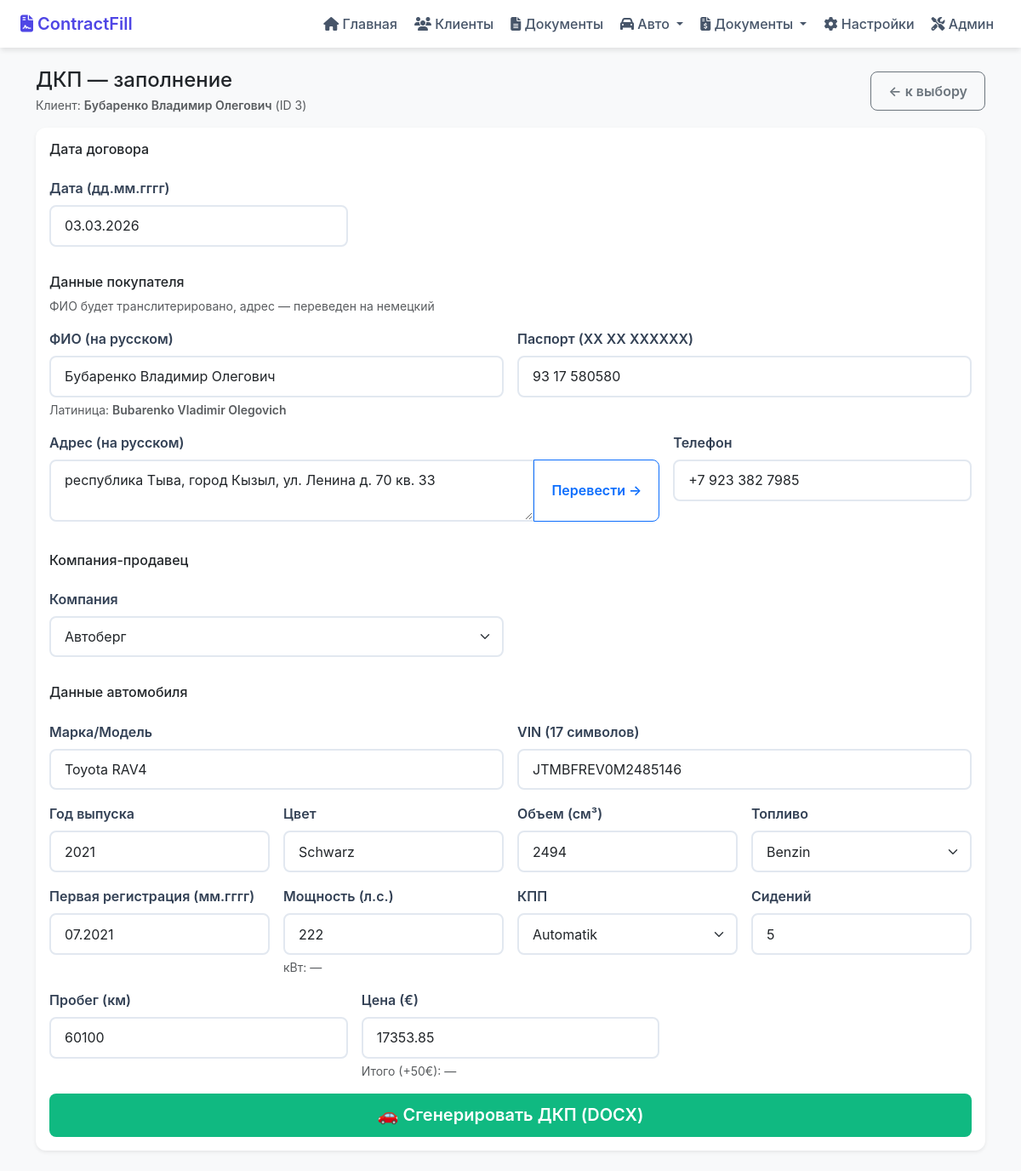
/dkp/create?client_id=3, run on the app's committed database.
### tables this page shows
CREATE TABLE clients (
            id INTEGER PRIMARY KEY AUTOINCREMENT,
            fio TEXT NOT NULL DEFAULT '',
            contract_no TEXT NOT NULL DEFAULT '',
            contract_date TEXT NOT NULL DEFAULT '',
            car_model TEXT NOT NULL DEFAULT ''
        , passport TEXT NOT NULL DEFAULT '', organ TEXT NOT NULL DEFAULT '', vydan TEXT NOT NULL DEFAULT '', address TEXT NOT NULL DEFAULT '', phone TEXT NOT NULL DEFAULT '', customs_amount TEXT NOT NULL DEFAULT '', dkp_amount TEXT NOT NULL DEFAULT '', last_template_id TEXT NOT NULL DEFAULT '', last_contract_json TEXT NOT NULL DEFAULT '', vin TEXT NOT NULL DEFAULT '', obem TEXT NOT NULL DEFAULT '', vypusk TEXT NOT NULL DEFAULT '', registr TEXT NOT NULL DEFAULT '', last_tpo_json TEXT NOT NULL DEFAULT '', tpo_summa_byn TEXT NOT NULL DEFAULT '', tpo_price_eur TEXT NOT NULL DEFAULT '', company_inn TEXT NOT NULL DEFAULT '', company_address TEXT NOT NULL DEFAULT '', company_name TEXT NOT NULL DEFAULT '', company_id TEXT NOT NULL DEFAULT '', updated_at TEXT NOT NULL DEFAULT '', color TEXT NOT NULL DEFAULT '', probeg TEXT NOT NULL DEFAULT '', engine TEXT NOT NULL DEFAULT '', delivery TEXT NOT NULL DEFAULT '', last_proxy_fio TEXT DEFAULT '', last_company_id TEXT DEFAULT '');

### main.py (the view)
@app.get("/dkp/create", response_class=HTMLResponse)
def dkp_create_form(request: Request, client_id: int = 0):
    client = db_get_client(client_id) if client_id else {}
    if not client:
        return RedirectResponse(url="/dkp", status_code=303)
    contract_json = client.get("last_contract_json", "{}")
    try:
        contract_data = json.loads(contract_json)
    except:
        contract_data = {}
    tpo_json = client.get("last_tpo_json", "{}")
    try:
        tpo_data = json.loads(tpo_json)
    except:
        tpo_data = {}
    invoice_hist = get_invoice_history(client_id, limit=1)
    invoice_data = invoice_hist[0] if invoice_hist else {}
    fio = (
        client.get("fio", "") or
        invoice_data.get("recipient_fio", "") or
        contract_data.get("CLIENT_FIO", "") or
        contract_data.get("FIO", "") or
        tpo_data.get("FIO", "") or
        ""
    )
    passport = (
        client.get("passport", "") or
        contract_data.get("PASSPORT", "") or
        tpo_data.get("PASSPORT", "") or
        ""
    )
    address = (
        client.get("address", "") or
        contract_data.get("ADDRESS", "") or
        tpo_data.get("ADDRESS", "") or
        ""
    )
    phone = (
        client.get("phone", "") or
        contract_data.get("PHONE", "") or
        ""
    )
    car = (
        client.get("car_model", "") or
        contract_data.get("CAR", "") or
        contract_data.get("CAR_MODEL", "") or
        tpo_data.get("CAR", "") or
        ""
    )
    vin = (
        client.get("vin", "") or
        contract_data.get("VIN", "") or
        tpo_data.get("VIN", "") or
        ""
    )
    obem = (
        client.get("obem", "") or
        contract_data.get("OBEM", "") or
        tpo_data.get("OBEM", "") or
        ""
    )
    tpo_price_eur = client.get("tpo_price_eur", "")
    if not tpo_price_eur:
        dkp_amount = client.get("dkp_amount", "")
        if dkp_amount:
            try:
                rates = get_currency_rates()
                eur_byn = float(rates.get("eur_byn", 4.0))
                rub_to_byn = float(rates.get("rub_to_byn", 0.04))
                price_rub = float(dkp_amount.replace(" ", "").replace(",", "."))
                price_byn = price_rub * rub_to_byn
                tpo_price_eur = f"{price_byn / eur_byn:.2f}"
            except (ValueError, TypeError):
                tpo_price_eur = ""
    if not tpo_price_eur:
        tpo_price_eur = (
            contract_data.get("PRICE_EUR", "") or
            contract_data.get("price_eur", "") or
            contract_data.get("PRICE_EURO", "") or
            contract_data.get("CAR_PRICE_EUR", "") or
            tpo_data.get("PRICE_EUR", "") or
            ""
        )
    color_raw = (
        client.get("color", "") or
        contract_data.get("Color", "") or
        contract_data.get("COLOR", "") or
        contract_data.get("color", "") or
        tpo_data.get("Color", "") or
        ""
    )
    color = translate_color_ru_to_de(color_raw)
    if not color and color_raw:
        color = color_raw
    year = (
        client.get("vypusk", "") or
        contract_data.get("year_car", "") or  # с нижним подчеркиванием
        contract_data.get("year car", "") or  # с пробелом
        contract_data.get("YEAR_CAR", "") or
        contract_data.get("YEAR CAR", "") or
        contract_data.get("YEAR", "") or
        contract_data.get("ГОД", "") or
        tpo_data.get("VYPUSK", "") or
        ""
    )
    probeg = (
        client.get("probeg", "") or
        contract_data.get("Probeg", "") or
        contract_data.get("PROBEG", "") or
        contract_data.get("probeg", "") or
        contract_data.get("ПРОБЕГ", "") or
        tpo_data.get("Probeg", "") or
        ""
    )
    price_eur = (
        tpo_price_eur or
        contract_data.get("PRICE_EUR", "") or
        contract_data.get("price_eur", "") or
        tpo_data.get("PRICE_EUR", "") or
        ""
    )
    regdate_raw = (
        client.get("registr", "") or
        contract_data.get("REGISTR", "") or
        tpo_data.get("REGISTR", "") or
        ""
    )
    regdate = convert_date_to_mmyyyy(regdate_raw)
    ps = (
        contract_data.get("PS", "") or
        tpo_data.get("PS", "") or
        ""
    )
    prefill = {
        "fio": fio,
        "fio_translit": translit_ru_to_lat(fio),
        "passport": format_passport_dkp(passport),
        "address": address,
        "phone": format_phone_dkp(phone),
        "car": car,
        "vin": format_vin_dkp(vin),
        "obem": obem,
        "year": year,
        "color": color,
        "probeg": probeg,
        "price_eur": price_eur,
        "regdate": regdate,
        "ps": ps,
    }
    companies_data = load_companies()
    company_names = [c.get("name", "") for c in companies_data.get("companies", [])]
    return jinja.TemplateResponse(
        "dkp_create.html",
        {
            "request": request,
            "client": client,
            "prefill": prefill,
            "companies": company_names,
        },
    )

### templates/dkp_create.html (shortened to what this page needs)
{% extends "base.html" %}
{% block content %}
<div class="d-flex flex-wrap justify-content-between align-items-center gap-2 mb-3">
  <div>
    <h1 class="h4 mb-1">ДКП — заполнение</h1>
    <div class="text-muted small">Клиент: <span class="fw-semibold">{{ prefill.fio }}</span> (ID {{ client.id }})</div>
  </div>
  <div class="d-flex gap-2">
    <a class="btn btn-outline-secondary" href="/dkp">← к выбору</a>
  </div>
</div>
<form action="/dkp/generate" method="post" class="card shadow-sm border-0">
  <div class="card-body">
    <div class="row g-3">
      <div class="col-12">
        <h2 class="h6 mb-2">Дата договора</h2>
      </div>
      <div class="col-12 col-md-4">
        <label class="form-label">Дата (дд.мм.гггг)</label>
        <input class="form-control" name="date" id="date" placeholder="16.01.2026" />
      </div>
      <div class="col-12">
        <h2 class="h6 mt-3 mb-2">Данные покупателя</h2>
        <div class="text-muted small">ФИО будет транслитерировано, адрес — переведен на немецкий</div>
      </div>
      <div class="col-12 col-md-6">
        <label class="form-label">ФИО (на русском)</label>
        <input class="form-control" name="fio" id="fio" value="{{ prefill.fio }}" required />
        <div class="form-text" id="fioPreview">Латиница: <span class="fw-semibold">{{ prefill.fio_translit }}</span></div>
      </div>
      <div class="col-12 col-md-6">
        <label class="form-label">Паспорт (XX XX XXXXXX)</label>
        <input class="form-control" name="passport" value="{{ prefill.passport }}" required />
      </div>
      <div class="col-12 col-md-8">
        <label class="form-label">Адрес (на русском)</label>
        <div class="input-group">
          <textarea class="form-control" name="address" id="address" rows="2">{{ prefill.address }}</textarea>
          <button class="btn btn-outline-primary" type="button" onclick="translateAddress()">Перевести →</button>
        </div>
      </div>
      <div class="col-12 col-md-4">
        <label class="form-label">Телефон</label>
        <input class="form-control" name="phone" value="{{ prefill.phone }}" placeholder="+7 912 332 0863" />
      </div>
      <div class="col-12">
        <h2 class="h6 mt-3 mb-2">Компания-продавец</h2>
      </div>
      <div class="col-12 col-md-6">
        <label class="form-label">Компания</label>
        <select class="form-select" name="company" required>
          {% for c in companies %}
          <option value="{{ c }}">{{ c }}</option>
          {% endfor %}
        </select>
      </div>
      <div class="col-12">
        <h2 class="h6 mt-3 mb-2">Данные автомобиля</h2>
      </div>
      <div class="col-12 col-md-6">
        <label class="form-label">Марка/Модель</label>
        <input class="form-control" name="car" value="{{ prefill.car }}" placeholder="Toyota RAV4" required />
      </div>
      <div class="col-12 col-md-6">
        <label class="form-label">VIN (17 символов)</label>
        <input class="form-control" name="vin" value="{{ prefill.vin }}" placeholder="JTMW43FV80D135612" maxlength="17" style="text-transform: uppercase" required />
      </div>
      <div class="col-12 col-md-3">
        <label class="form-label">Год выпуска</label>
        <input class="form-control" name="year" type="number" min="1990" max="2030" value="{{ prefill.year }}" placeholder="2023" required />
      </div>
      <div class="col-12 col-md-3">
        <label class="form-label">Цвет</label>
        <input class="form-control" name="color" value="{{ prefill.color }}" placeholder="Schwarz" required />
      </div>
      <div class="col-12 col-md-3">
        <label class="form-label">Объем (см³)</label>
        <input class="form-control" name="obem" type="number" value="{{ prefill.obem }}" placeholder="1987" required />
      </div>
      <div class="col-12 col-md-3">
        <label class="form-label">Топливо</label>
        <select class="form-select" name="engine">
          <option value="Benzin" selected>Benzin</option>
        </select>
      </div>
      <div class="col-12 col-md-3">
        <label class="form-label">Первая регистрация (мм.гггг)</label>
        <input class="form-control" name="regdate" value="{{ prefill.regdate }}" placeholder="03.2023" required />
      </div>
      <div class="col-12 col-md-3">
        <label class="form-label">Мощность (л.с.)</label>
        <input class="form-control" name="ps" id="ps" type="number" value="{{ prefill.ps }}" placeholder="175" required />
        <div class="form-text" id="kwPreview">кВт: —</div>
      </div>
      <div class="col-12 col-md-3">
        <label class="form-label">КПП</label>
        <select class="form-select" name="gear">
          <option value="Automatik" selected>Automatik</option>
        </select>
      </div>
      <div class="col-12 col-md-3">
        <label class="form-label">Сидений</label>
        <input class="form-control" name="seat" type="number" min="1" max="9" value="5" required />
      </div>
      <div class="col-12 col-md-4">
        <label class="form-label">Пробег (км)</label>
        <input class="form-control" name="probeg" type="number" value="{{ prefill.probeg }}" placeholder="45000" required />
      </div>
      <div class="col-12 col-md-4">
        <label class="form-label">Цена (€)</label>
        <input class="form-control" name="price_eur" id="price" type="number" value="{{ prefill.price_eur }}" placeholder="15000" required />
        <div class="form-text" id="totalPreview">Итого (+50€): —</div>
      </div>
      <div class="col-12 d-grid mt-3">
        <button class="btn btn-success btn-lg" type="submit">🚗 Сгенерировать ДКП (DOCX)</button>
      </div>
    </div>
  </div>
</form>
{% endblock %}

### static/modern.css (style rules this page uses)
:root { --primary: #4f46e5; --primary-light: #6366f1; --success: #10b981; --warning: #f59e0b; --danger: #ef4444; --shadow: 0 4px 6px -1px rgba(0,0,0,0.1); --shadow-lg: 0 10px 15px -3px rgba(0,0,0,0.1); }
body { font-family: -apple-system, BlinkMacSystemFont, 'Segoe UI', Roboto, sans-serif; background: #f8fafc; }
.card { border: none; border-radius: 0.75rem; box-shadow: var(--shadow); transition: box-shadow 0.3s, transform 0.3s; }
.btn { border-radius: 0.5rem; font-weight: 600; padding: 0.65rem 1.25rem; transition: all 0.2s; }
.btn-success { background: var(--success); border: none; }
.form-control, .form-select { border: 2px solid #e2e8f0; border-radius: 0.5rem; padding: 0.65rem 1rem; transition: border-color 0.2s; }
.form-label { font-weight: 600; color: #334155; margin-bottom: 0.5rem; }

### data on the page
clients: fio "Бубаренко Владимир Олегович", id "3", passport "93 17 580580", address "республика Тыва, город Кызыл, ул. Ленина д. 70 кв. 33", phone "+7 923 382 7985", car "Toyota RAV4", vin "JTMBFREV0M2485146", year "2021", color "Schwarz", obem "2494", regdate "07.2021", probeg "60100", price_eur "17353.85"

### other printed values
{{ prefill.fio_translit }} "Bubarenko Vladimir Olegovich"
form field company "Автоберг"
